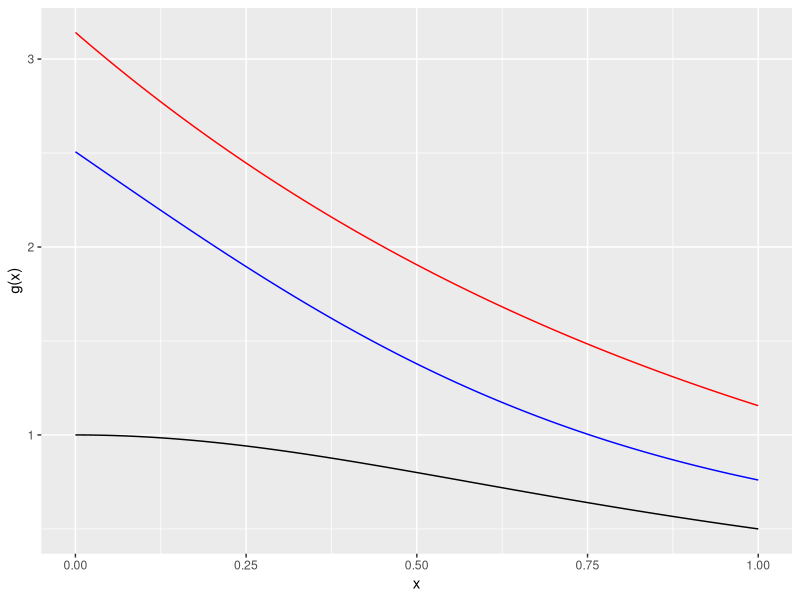

Recreate this plot in R.
## ------------------------------------------
library(ggplot2)
library(dplyr)
library(tidyr)
set.seed(100)

f <- function(x) {
  dexp(x, 1)
}

phi <- function(x) {
  dnorm(x, 0, 1)
}

tau <- function(x) {
  dt(x, 1)
}

g <- function(x) {
  1/(1 + x^2) * (x <= 1)
}

x <- seq(0, 1, length.out = 1000)

ggplot() +
  geom_line(aes(x, g(x)), colour = "black") +
  geom_line(aes(x, f(x) * g(x) / phi(x)), colour = "blue") +
  geom_line(aes(x, f(x) * g(x) / tau(x)), colour = "red")
